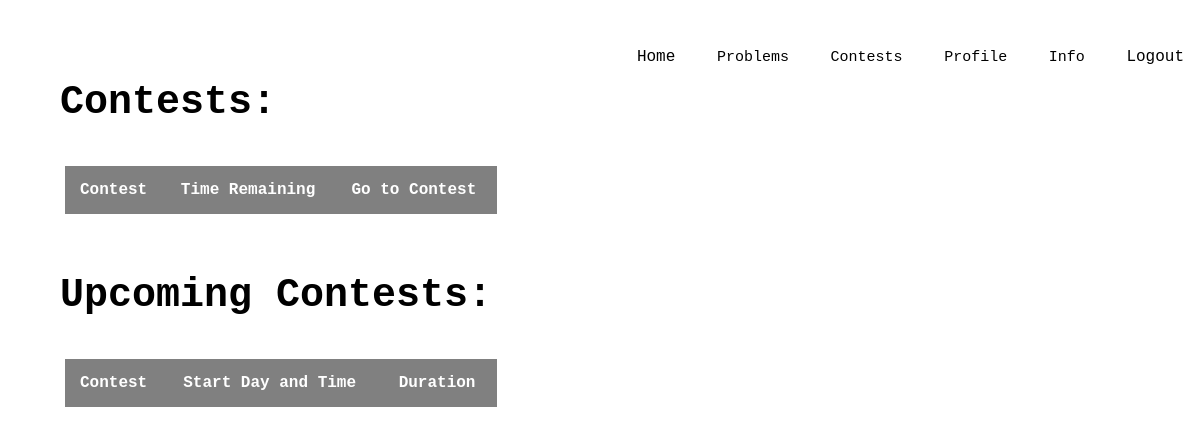
Before: /contest/all/ with the older database file.
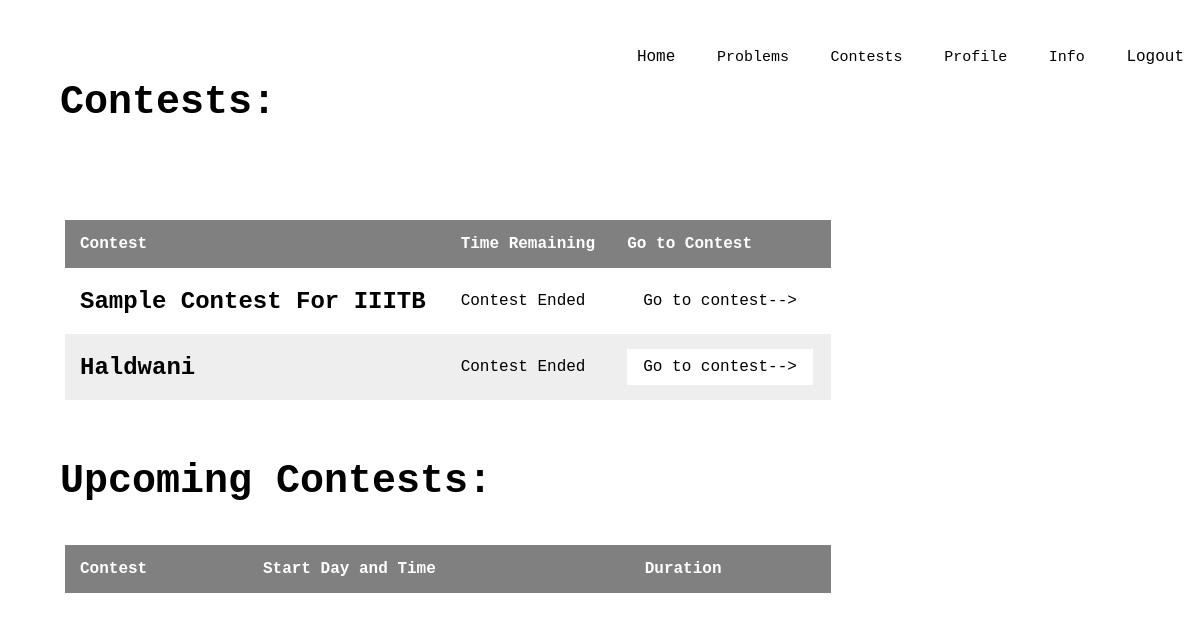
After: the same page with the newer database file.
### contest/models.py (models this page shows)
class Contest(models.Model):
    contestCode = models.CharField(max_length=20)
    contestName = models.CharField(max_length=100)
    startDay = models.IntegerField()
    startMonth = models.IntegerField()
    startYear = models.IntegerField()
    startHours = models.IntegerField()
    startMinutes = models.IntegerField()
    durationHours = models.IntegerField()
    durationMinutes = models.IntegerField()
    rankingStyle = models.IntegerField()
    questions = models.ManyToManyField(Question)

### contest/views.py (the view)
# urls.py: path('all/',allContestView,name='allContest'),
def allContestView(request):
    util = ContestUtilities()
    contestEnded = []
    present_contests,future_contests = util.getContests()
    for entry in present_contests:
        if util.contestFinished(entry.id) == "contestEnded":
            print(entry.contestName)
            contestEnded.append(entry.id)
    return render(request,'allContests.html',{'present':present_contests,'future':future_contests,'contestEnded':contestEnded})

### templates/allContests.html (shortened to what this page needs)
<head>
    {% load static %}
    <link rel="stylesheet" type="text/css" href="http://cdn.datatables.net/1.10.21/css/jquery.dataTables.min.css" />
        <link rel="stylesheet" type="text/css"  href="../../static/css/allContests.css">
    </head>
    <body>
        <header>
            <div class="main">
                <ul>
                    <li><a href="/dashboard">Home</a></li>
                    <div class="dropdown">
                        <button class="dropbtn">Problems</button>
                    </div>
                    <div class="dropdown">
                        <button class="dropbtn">Contests</button>
                    </div>
                    <div class="dropdown">
                        <button class="dropbtn">Profile</button>
                    </div>
                    <div class="dropdown">
                        <button class="dropbtn">Info</button>
                    </div>
                    <li><a href="/logout/">Logout</a></li>
                </ul>
            </div>
            <div class ="title">
                <h1> Contests: </h1> <br> <br>
                <div style="width:100%; padding:5px;">
                    <table id="t01">
                        <thead>
                            <tr>
                                <th>Contest</th>
                                <th>Time Remaining</th>
                                <th>Go to Contest</th>
                            </tr>
                        </thead>
                        <tbody>
                {% for present_cont in present %}
                <tr>
                    <td><h2> {{ present_cont.contestName }} </h2></td>
                <td><div id="{{present_cont.contestCode}}"></div></td>
                <br> &nbsp
                   <td> <form action="/contest/{{ present_cont.id }}/"
                    style="display: inline;"
                    method="post">
                        <input type="submit" value="Go to contest-->"/>
                    </form></td>
                </tr>
                {% endfor %}
                 </tbody>
               </table>
            </div>
                <br><br><br>
                <h1> Upcoming Contests: </h1> <br> <br>
                <div style="width:100%; padding:5px;">
                    <table id="t02" >
                        <thead>
                            <tr>
                                <th>Contest</th>
                                <th>Start Day and Time</th>
                                <th>Duration</th>
                            </tr>
                        </thead>
                  </table>
                </div>
                <br> <br>
            </div>
        </header>
    </body>

Changed rows visible on the page:
added Contest: contestName "Sample Contest For IIITB"
added Contest: contestName "Haldwani"
